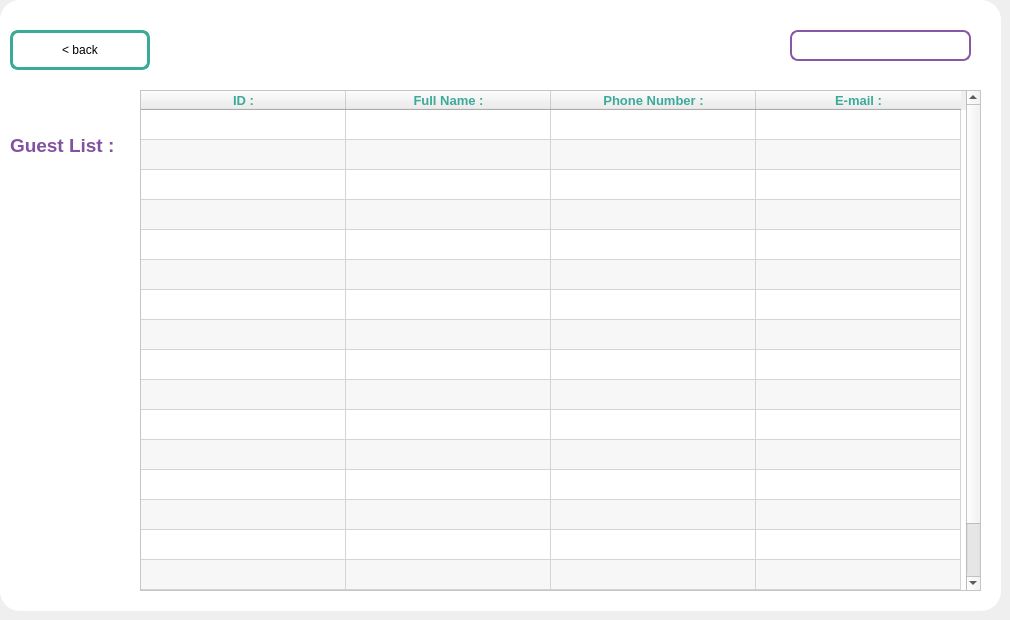
    <widget class="QWidget" name="guest_list">
     <widget class="QGroupBox" name="groupBox_6">
      <property name="geometry">
       <rect>
        <x>0</x>
        <y>0</y>
        <width>1001</width>
        <height>611</height>
       </rect>
      </property>
      <property name="styleSheet">
       <string notr="true">QGroupBox{
	border: 2px solid rgb(255,255,255);
	border-radius: 20px;
	background-color: #FFF;
}



</string>
      </property>
      <property name="title">
       <string/>
      </property>
      <widget class="QTableWidget" name="tableWidget_3">
       <property name="geometry">
        <rect>
         <x>140</x>
         <y>90</y>
         <width>841</width>
         <height>501</height>
        </rect>
       </property>
       <property name="focusPolicy">
        <enum>Qt::WheelFocus</enum>
       </property>
       <property name="styleSheet">
        <string notr="true">QTableWidget {
	background-color: #FFF;
	/*alternate-background-color: rgb(138,87,163);*/
	selection-background-color: rgb(60,170,153);


}</string>
       </property>
       <property name="showDropIndicator" stdset="0">
        <bool>true</bool>
       </property>
       <property name="alternatingRowColors">
        <bool>true</bool>
       </property>
       <property name="selectionMode">
        <enum>QAbstractItemView::ContiguousSelection</enum>
       </property>
       <property name="selectionBehavior">
        <enum>QAbstractItemView::SelectRows</enum>
       </property>
       <property name="textElideMode">
        <enum>Qt::ElideMiddle</enum>
       </property>
       <property name="horizontalScrollMode">
        <enum>QAbstractItemView::ScrollPerItem</enum>
       </property>
       <property name="showGrid">
        <bool>true</bool>
       </property>
       <property name="gridStyle">
        <enum>Qt::CustomDashLine</enum>
       </property>
       <property name="sortingEnabled">
        <bool>true</bool>
       </property>
       <property name="rowCount">
        <number>18</number>
       </property>
       <attribute name="horizontalHeaderDefaultSectionSize">
        <number>205</number>
       </attribute>
       <attribute name="horizontalHeaderShowSortIndicator" stdset="0">
        <bool>true</bool>
       </attribute>
       <attribute name="horizontalHeaderStretchLastSection">
        <bool>false</bool>
       </attribute>
       <attribute name="verticalHeaderVisible">
        <bool>false</bool>
       </attribute>
       <attribute name="verticalHeaderShowSortIndicator" stdset="0">
        <bool>false</bool>
       </attribute>
       <attribute name="verticalHeaderStretchLastSection">
        <bool>false</bool>
       </attribute>
       <row>
        <property name="text">
         <string/>
        </property>
       </row>
       <row>
        <property name="text">
         <string/>
        </property>
       </row>
       <row>
        <property name="text">
         <string/>
        </property>
       </row>
       <row>
        <property name="text">
         <string/>
        </property>
       </row>
       <row>
        <property name="text">
         <string/>
        </property>
       </row>
       <row>
        <property name="text">
         <string/>
        </property>
       </row>
       <row>
        <property name="text">
         <string/>
        </property>
       </row>
       <row>
        <property name="text">
         <string/>
        </property>
       </row>
       <row>
        <property name="text">
         <string/>
        </property>
       </row>
       <row>
        <property name="text">
         <string/>
        </property>
       </row>
       <row>
        <property name="text">
         <string/>
        </property>
       </row>
       <row>
        <property name="text">
         <string/>
        </property>
       </row>
       <row>
        <property name="text">
         <string/>
        </property>
       </row>
       <row>
        <property name="text">
         <string/>
        </property>
       </row>
       <row>
        <property name="text">
         <string/>
        </property>
       </row>
       <row/>
       <row/>
       <row/>
       <column>
        <property name="text">
         <string>ID :</string>
        </property>
        <property name="font">
         <font>
          <pointsize>10</pointsize>
          <weight>75</weight>
          <bold>true</bold>
         </font>
        </property>
        <property name="textAlignment">
         <set>AlignCenter</set>
        </property>
        <property name="foreground">
         <brush brushstyle="SolidPattern">
          <color alpha="255">
           <red>60</red>
           <green>170</green>
           <blue>153</blue>
          </color>
         </brush>
        </property>
       </column>
       <column>
        <property name="text">
         <string>Full Name :</string>
        </property>
        <property name="font">
         <font>
          <pointsize>10</pointsize>
          <weight>75</weight>
          <bold>true</bold>
         </font>
        </property>
        <property name="textAlignment">
         <set>AlignCenter</set>
        </property>
        <property name="foreground">
         <brush brushstyle="SolidPattern">
          <color alpha="255">
           <red>60</red>
           <green>170</green>
           <blue>153</blue>
          </color>
         </brush>
        </property>
       </column>
       <column>
        <property name="text">
         <string>Phone Number :</string>
        </property>
        <property name="font">
         <font>
          <pointsize>10</pointsize>
          <weight>75</weight>
          <bold>true</bold>
         </font>
        </property>
        <property name="textAlignment">
         <set>AlignCenter</set>
        </property>
        <property name="background">
         <color>
          <red>255</red>
          <green>255</green>
          <blue>255</blue>
         </color>
        </property>
        <property name="foreground">
         <brush brushstyle="SolidPattern">
          <color alpha="255">
           <red>60</red>
           <green>170</green>
           <blue>153</blue>
          </color>
         </brush>
        </property>
       </column>
       <column>
        <property name="text">
         <string>E-mail :</string>
        </property>
        <property name="font">
         <font>
          <pointsize>10</pointsize>
          <weight>75</weight>
          <bold>true</bold>
         </font>
        </property>
        <property name="textAlignment">
         <set>AlignCenter</set>
        </property>
        <property name="foreground">
         <brush brushstyle="SolidPattern">
          <color alpha="255">
           <red>60</red>
           <green>170</green>
           <blue>153</blue>
          </color>
         </brush>
        </property>
       </column>
       <item row="0" column="0">
        <property name="text">
         <string/>
        </property>
       </item>
       <item row="0" column="1">
        <property name="text">
         <string/>
        </property>
       </item>
       <item row="0" column="2">
        <property name="text">
         <string/>
        </property>
       </item>
       <item row="0" column="3">
        <property name="text">
         <string/>
        </property>
       </item>
       <item row="1" column="0">
        <property name="text">
         <string/>
        </property>
       </item>
       <item row="1" column="1">
        <property name="text">
         <string/>
        </property>
       </item>
       <item row="1" column="2">
        <property name="text">
         <string/>
        </property>
       </item>
       <item row="1" column="3">
        <property name="text">
         <string/>
        </property>
       </item>
       <item row="2" column="0">
        <property name="text">
         <string/>
        </property>
       </item>
       <item row="3" column="0">
        <property name="text">
         <string/>
        </property>
       </item>
       <item row="4" column="0">
        <property name="text">
         <string/>
        </property>
       </item>
      </widget>
      <widget class="QPushButton" name="add_guest">
       <property name="geometry">
        <rect>
         <x>180</x>
         <y>30</y>
         <width>120</width>
         <height>30</height>
        </rect>
       </property>
       <property name="styleSheet">
        <string notr="true">#add_guest {
background-color: transparent;
border-image: url(:add_client.png);
background: none;
border: none;
background-repeat: none;
}
#add_guest:pressed
{
   border-image: url(:add_client.png);
}</string>
       </property>
       <property name="text">
        <string/>
       </property>
      </widget>
      <widget class="QPushButton" name="delete_guest">
       <property name="geometry">
        <rect>
         <x>320</x>
         <y>30</y>
         <width>120</width>
         <height>30</height>
        </rect>
       </property>
       <property name="styleSheet">
        <string notr="true">#delete_guest {
background-color: transparent;
border-image: url(:delete_client.png);
background: none;
border: none;
background-repeat: none;
}
#delete_guest:pressed
{
   border-image: url(:delete_client.png);
}</string>
       </property>
       <property name="text">
        <string/>
       </property>
      </widget>
      <widget class="QPushButton" name="update_guest">
       <property name="geometry">
        <rect>
         <x>460</x>
         <y>30</y>
         <width>120</width>
         <height>30</height>
        </rect>
       </property>
       <property name="styleSheet">
        <string notr="true">#update_guest {
background-color: transparent;
border-image: url(:update.png);
background: none;
border: none;
background-repeat: none;
}
#update_guest:pressed
{
   border-image: url(:update.png);
}</string>
       </property>
       <property name="text">
        <string/>
       </property>
      </widget>
      <widget class="QLineEdit" name="search_bar_2">
       <property name="geometry">
        <rect>
         <x>790</x>
         <y>30</y>
         <width>181</width>
         <height>31</height>
        </rect>
       </property>
       <property name="styleSheet">
        <string notr="true">QLineEdit{
	border: 2px solid rgb(138,87,163);
	border-radius: 8px;
	background-color: rgb(255,255,255);
}

QLineEdit:hover{
	border: 2px solid rgb(138,87,163);
}

QLineEdit:focused{
	border: 2px solid rgb(138,87,163);
	color: #A0A0A0;
}</string>
       </property>
       <property name="text">
        <string/>
       </property>
       <property name="dragEnabled">
        <bool>false</bool>
       </property>
       <property name="readOnly">
        <bool>false</bool>
       </property>
      </widget>
      <widget class="Line" name="line_5">
       <property name="geometry">
        <rect>
         <x>0</x>
         <y>630</y>
         <width>961</width>
         <height>16</height>
        </rect>
       </property>
       <property name="orientation">
        <enum>Qt::Horizontal</enum>
       </property>
      </widget>
      <widget class="QLabel" name="label_18">
       <property name="geometry">
        <rect>
         <x>10</x>
         <y>120</y>
         <width>151</width>
         <height>51</height>
        </rect>
       </property>
       <property name="font">
        <font>
         <pointsize>14</pointsize>
         <weight>75</weight>
         <bold>true</bold>
        </font>
       </property>
       <property name="text">
        <string>&lt;html&gt;&lt;head/&gt;&lt;body&gt;&lt;p&gt;&lt;span style=&quot; color:#8351a1;&quot;&gt;Guest List :&lt;/span&gt;&lt;/p&gt;&lt;/body&gt;&lt;/html&gt;</string>
       </property>
      </widget>
      <widget class="QPushButton" name="send_invite">
       <property name="geometry">
        <rect>
         <x>600</x>
         <y>30</y>
         <width>120</width>
         <height>30</height>
        </rect>
       </property>
       <property name="styleSheet">
        <string notr="true">#send_invite {
background-color: transparent;
border-image: url(:send_invite.png);
background: none;
border: none;
background-repeat: none;
}
#send_invite:pressed
{
   border-image: url(:send_invite.png);
}</string>
       </property>
       <property name="text">
        <string/>
       </property>
      </widget>
      <widget class="QPushButton" name="pushButton_6">
       <property name="geometry">
        <rect>
         <x>10</x>
         <y>30</y>
         <width>140</width>
         <height>40</height>
        </rect>
       </property>
       <property name="styleSheet">
        <string notr="true">QPushButton{
	border: 3px solid rgb(60,170,153);
	border-radius: 8px;


}

QPushButton:hover{
	border: 3px solid rgb(60,170,153);
}

QPushButton:focused{
	border: 3px solid rgb(60,170,153);
	color: #A0A0A0;
}</string>
       </property>
       <property name="text">
        <string>&lt; back</string>
       </property>
      </widget>
     </widget>
    </widget>
